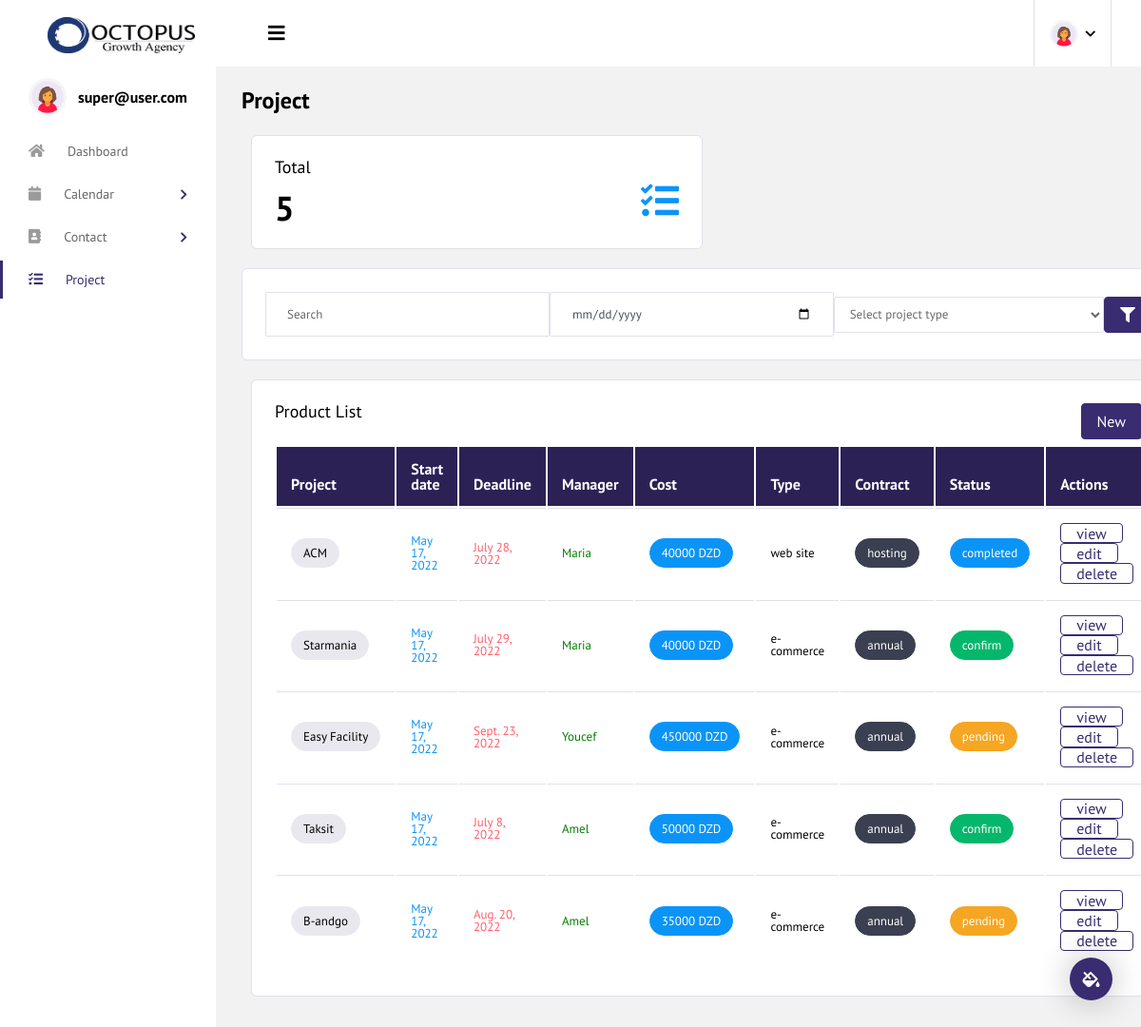
Screenshot of /project/projectlist (signed in) with the database file from the repository.
### accounts/models.py (models this page shows, shortened)
class User(AbstractUser):
    username        = None
    email           = models.EmailField('email address', unique=True)
    picture         = models.ImageField(upload_to='images/faces', null=True, blank=True)
    pseudo          = models.CharField( max_length=150, null=True, blank=True)
    role            = models.CharField( max_length=150, null=True, blank=True)
    notes           = tinymce_models.HTMLField( blank=True, null=True)
    is_active       = models.BooleanField(default=False)
    is_manager      = models.BooleanField(default=False)
    is_admin        = models.BooleanField(default=False)
    USERNAME_FIELD  = 'email'
    REQUIRED_FIELDS = []
    objects         = UserManager()

### project/models.py (models this page shows, shortened)
class Project (models.Model):
    name                    = models.CharField(max_length=254, blank=True)
    company                 = models.ForeignKey(Company, blank=True, null=True, on_delete=models.CASCADE)
    manager                 = models.ForeignKey(Employee, blank=True, null=True, on_delete=models.CASCADE)
    started_date            = models.DateField(blank=True, null=True)
    deadline                = models.DateField(blank=True, null=True)
    project_type            = models.CharField(choices=PROJECT_TYPE_CHOICES, max_length=2, blank=True, null=True)
    contract                = models.CharField(choices=CONTRACT_TYPE_CHOICES, max_length=2, blank=True, null=True)
    contract_expiration     = models.DateField(blank=True, null=True)
    cost                    = models.DecimalField(max_digits=20 , decimal_places=0, blank=True, null=True)
    status                  = models.CharField(choices=STATUS_TYPE_CHOICES, max_length=2, blank=True, null=True)
    description             = tinymce_models.HTMLField( blank=True, null=True)

### contact/models.py (models this page shows, shortened)
class Employee(models.Model):
    name         = models.CharField(max_length=254)
    company      = models.ForeignKey(Company, blank=True, null=True, on_delete=models.CASCADE)
    decision     = models.CharField(choices=DECISION_TYPE_CHOICES, max_length=2, blank=True, null=True)
    mobile       = models.CharField(max_length=13, blank=True, null=True)
    email        = models.EmailField(max_length=254, blank=True, null=True)
    address      = models.CharField(max_length=250, blank=True, null=True)
    source       = models.CharField( max_length=250, blank=True, null=True)
    project_type = models.CharField(choices=PROJECT_TYPE_CHOICES, max_length=2, blank=True, null=True)
    collab_start = models.DateField(blank=True, null=True)
    created      = models.DateField(auto_now=True)
    updated      = models.DateField(auto_now_add=True)
    def __str__(self):
        return self.name

### project/views.py (the view)
# urls.py: path('projectlist', login_required(ProjectListView.as_view()), name='projectlist'),
class ProjectListView(RedirectPermissionRequiredMixin,ListView):
    template_name= "project_list.html"
    model = Project
    permission_required= 'project.view_project'
    def get_context_data(self, **kwargs):
        context = super(ProjectListView, self).get_context_data(**kwargs)
        context["project_count"] =Project.objects.all().count()
        filters=ProjectFilter(self.request.GET, queryset=Project.objects.all())
        context["projects"] = filters.qs
        return context

### project/templates/project_list.html (shortened to what this page needs)
{% extends "base.html" %}
{% load static %}
{% block content %}
<div class="content-wrapper">
    <div class="page-header">
        <h3 class="page-title">
            Project
        </h3>
    </div>
    <div class="col-md-6 grid-margin">
        <div class="card">
            <div class="card-body">
                <h4 class="card-title mb-0">Total</h4>
                <div class="d-flex justify-content-between align-items-center">
                    <div class="d-inline-block pt-3">
                        <div class="d-md-flex">
                            <h2 class="mb-0">{{ project_count }} </h2>
                        </div>
                    </div>
                    <div class="d-inline-block">
                        <i class="fas fa fa-tasks text-info icon-lg"></i>
                    </div>
                </div>
            </div>
        </div>
    </div>
    <div class="row">
        <div class="col-12 grid-margin">
            <div class="card">
                <div class="card-body">
                    <form action="" method="GET">
                    <div class="d-md-flex justify-content-between align-items-center">
                            <tr class="row">
                                <td><input type="search" class="form-control"   name="name" placeholder="Search"> </td>
                                <td ><input type="date" class="form-control"  name="started_date"  placeholder="Date"></td>
                                <td >
                                    <select class="form-control select bg-white" name="project_type" >
                                        <option value="">Select project type</option>
                                    </select>
                                </td>
                                <td >
                                    <button type="submit" class="btn btn-primary mr-2"> <i class="fas fa-filter"></i></button>
                                </td>
                            </tr>
                        </div>
                    </form>
                </div>
            </div>
        </div>
    </div>
<div class="col-lg-12 grid-margin stretch-card">
    <div class="card">
        <div class="card-body">
            <a href="{% url 'project:addproject' %}" > <button type="submit" class="btn btn-primary mr-2" style="float:right;"> New</button><a>
          <h4 class="card-title">Product list</h4>
          <div class="row">
            <div class="col-12">
              <div class="table-responsive">
                <div id="order-listing_wrapper" class="dataTables_wrapper container-fluid dt-bootstrap4 no-footer">
                    <div class="row">
                            <div class="row">
                                <div class="col-sm-12">
                                    <table id="order-listing" class="table dataTable no-footer" role="grid" aria-describedby="order-listing_info">
                                        <thead style="background-color: #2b2155; color:#fff;">
                                            <tr role="row">
                                                <th style="width:200px;">Project</th>
                                                <th style="width:200px;">Start date</th>
                                                <th style="width:200px;">Deadline</th>
                                                <th style="width:200px;">Manager</th>
                                                <th style="width:200px;">Cost</th>
                                                <th style="width:200px;">Type</th>
                                                <th style="width:200px;">Contract</th>
                                                <th style="width:200px;">Status</th>
                                                <th style="width:200px;">Actions</th>
                                            </tr>
                                        </thead>
                                        <tbody>
                                        {% for project in projects %}
                                        <tr role="row" class="odd">
                                                <td > <span class="badge badge-pill badge-light">{{project.name}} </span></td>
                                                <td> <span  class="d-block text-info">{{project.started_date}}</span></td>
                                                <td ><span  class="d-block text-danger"> {{project.deadline}} </span></td>
                                                <td><span class="  text-success"> <a href="{% url 'contact:clientdetail' project.manager.pk %}" style=" text-decoration:none; color:green;"> {{project.manager}} </a></span></td>
                                                <td><span  class="badge badge-pill badge-info"> {{project.cost}} DZD</span> </td>
                                                <td> {{project.get_project_type_display}}</td>
                                                <td> <span  class="badge badge-pill badge-dark">{{project.get_contract_display}}</span></td>
                                                <td>
                                                    {% if project.get_status_display == 'confirm' %}
                                                            <span class="badge badge-pill badge-success"> {{project.get_status_display}}</span>
                                                    {% elif project.get_status_display == 'completed' %}
                                                            <span class="badge badge-pill badge-info">{{project.get_status_display}}</span>
                                                    {% else  %}
                                                            <span class="badge badge-pill badge-warning">{{project.get_status_display}}</span>
                                                    {% endif %}
                                                <td>
                                                <a href="{% url 'project:projectdetail' project.pk %}">
                                                <button class="btn btn-outline-primary">view</button></a>
                                                <a href="{% url 'project:editproject' project.pk %}">
                                                <button class="btn btn-outline-primary">edit</button></a>
                                                <a href="{% url 'project:projectdelete' project.pk %}">
                                                    <button class="btn btn-outline-primary">delete</button></a>
                                                </td>
                                            </tr>
                                        {% endfor %}
                                        </tbody>
                                        </table>
                                    </div>
                                </div>
                            </div>
                                    </div>
                                    </div>
                                    </div>
                                </div>
                                </div>
                            </div>
</div>
</div>
{% endblock content %}

### templates/navbar.html (shortened to what this page needs)
{% load static %}
<div class="container-scroller">
      <nav class="navbar col-lg-12 col-12 p-0 fixed-top d-flex flex-row default-layout-navbar">
        <div class="text-center navbar-brand-wrapper d-flex align-items-center justify-content-center">
          <a class="navbar-brand brand-logo" href="/"><img src="{% static 'images/logo.png' %}" alt="logo"/></a>
        </div>
        <div class="navbar-menu-wrapper d-flex align-items-stretch">
          <button class="navbar-toggler navbar-toggler align-self-center" type="button" data-toggle="minimize">
            <span class="fas fa-bars"></span>
          </button>
          <ul class="navbar-nav navbar-nav-right">
            <li class="nav-item nav-profile dropdown">
              <a class="nav-link dropdown-toggle" href="#" data-toggle="dropdown" id="profileDropdown">
              {% if user.picture %}
                <img src="{{user.picture.url}}" alt="profile"/>
              {% else %}
                <img  src="{% static 'images/avatar.png' %}" alt="logo"/>
              {% endif %}
              </a>
            </li>
          </ul>
        </div>
      </nav>

### templates/sidebar.html (shortened to what this page needs)
{% load static %}
    <div class="container-fluid page-body-wrapper">
          <div class="theme-setting-wrapper">
            <div id="settings-trigger"><i class="fas fa-fill-drip"></i></div>
          </div>
     <nav class="sidebar sidebar-offcanvas" id="sidebar">
        <ul class="nav">
          <li class="nav-item nav-profile">
            <div class="nav-link">
              <div class="profile-image">
              {% if user.picture %}
                  <img  src="{{user.picture.url}}" alt="image"/>
              {% else %}
                  <img  src="{% static 'images/avatar.png' %}" alt="logo"/>
              {% endif %}
              </div>
              <div class="profile-name">
                <p class="name">
                  <a href="{% url 'accounts:userdetail' %}" style="text-decoration:none; color:black;">{{ user.get_username }} </a>
                </p>
              </div>
            </div>
          </li>
          <li class="nav-item">
            <a class="nav-link" href="/" >
              <i class="fa fa-home menu-icon"></i>
              <span class="menu-title">Dashboard</span>
            </a>
          </li>
          <li class="nav-item">
            <a class="nav-link" data-toggle="collapse" href="#editors" aria-expanded="false" aria-controls="editors">
              <i class="fas fa-solid fa-calendar menu-icon"></i>
              <span class="menu-title" >Calendar</span>
              <i class="menu-arrow"></i>
            </a>
          </li>
          <li class="nav-item">
            <a class="nav-link" data-toggle="collapse" href="#charts" aria-expanded="false" aria-controls="charts">
              <i class="fas fa-solid fa-address-book menu-icon"></i>
              <span class="menu-title">Contact</span>
              <i class="menu-arrow"></i>
            </a>
          </li>
          <li class="nav-item">
            <a class="nav-link" href="{% url 'project:projectlist' %}"  >
              <i class="fa fa fa-tasks menu-icon"></i>
              <span class="menu-title">Project</span>
            </a>
          </li>
        </ul>
      </nav>

### rows the page displays
User: picture (picture), get_username "super@user.com"
Project: name "ACM", started_date "May 17, 2022", deadline "July 28, 2022", manager "Maria", cost "40000", project_type "web site", contract "hosting", status "completed"
Project: name "Starmania", started_date "May 17, 2022", deadline "July 29, 2022", manager "Maria", cost "40000", project_type "e-commerce", contract "annual", status "confirm"
Project: name "Easy Facility", started_date "May 17, 2022", deadline "Sept. 23, 2022", manager "Youcef", cost "450000", project_type "e-commerce", contract "annual", status "pending"
Project: name "Taksit", started_date "May 17, 2022", deadline "July 8, 2022", manager "Amel", cost "50000", project_type "e-commerce", contract "annual", status "confirm"
Project: name "B-andgo", started_date "May 17, 2022", deadline "Aug. 20, 2022", manager "Amel", cost "35000", project_type "e-commerce", contract "annual", status "pending"

### other values shown
{{ project_count }} "5"
